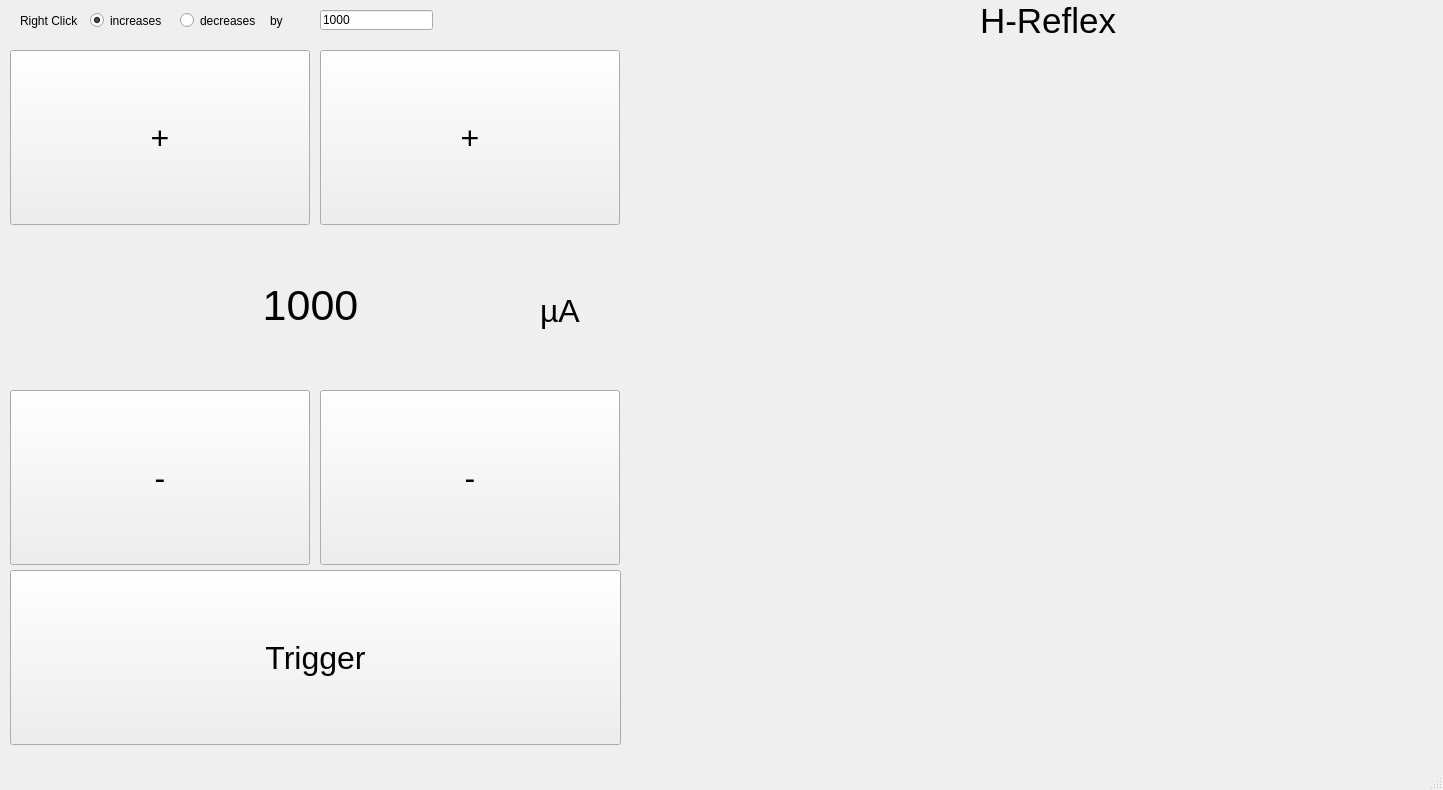
<?xml version="1.0" encoding="UTF-8"?>
<ui version="4.0">
 <class>MainWindow</class>
 <widget class="QMainWindow" name="MainWindow">
  <property name="geometry">
   <rect>
    <x>0</x>
    <y>0</y>
    <width>1443</width>
    <height>790</height>
   </rect>
  </property>
  <property name="windowTitle">
   <string>MainWindow</string>
  </property>
  <widget class="QWidget" name="centralwidget">
   <widget class="QPushButton" name="trigger">
    <property name="geometry">
     <rect>
      <x>10</x>
      <y>570</y>
      <width>611</width>
      <height>175</height>
     </rect>
    </property>
    <property name="font">
     <font>
      <pointsize>24</pointsize>
     </font>
    </property>
    <property name="text">
     <string>Trigger</string>
    </property>
   </widget>
   <widget class="QPushButton" name="intensity_minus_1000">
    <property name="geometry">
     <rect>
      <x>10</x>
      <y>390</y>
      <width>300</width>
      <height>175</height>
     </rect>
    </property>
    <property name="font">
     <font>
      <pointsize>24</pointsize>
     </font>
    </property>
    <property name="text">
     <string>-</string>
    </property>
   </widget>
   <widget class="QPushButton" name="intensity_plus_1000">
    <property name="geometry">
     <rect>
      <x>10</x>
      <y>50</y>
      <width>300</width>
      <height>175</height>
     </rect>
    </property>
    <property name="font">
     <font>
      <pointsize>24</pointsize>
     </font>
    </property>
    <property name="text">
     <string>+</string>
    </property>
   </widget>
   <widget class="QLabel" name="intensity_label">
    <property name="geometry">
     <rect>
      <x>10</x>
      <y>230</y>
      <width>601</width>
      <height>151</height>
     </rect>
    </property>
    <property name="font">
     <font>
      <pointsize>32</pointsize>
     </font>
    </property>
    <property name="text">
     <string>1000</string>
    </property>
    <property name="alignment">
     <set>Qt::AlignCenter</set>
    </property>
   </widget>
   <widget class="QLabel" name="unit_label">
    <property name="geometry">
     <rect>
      <x>540</x>
      <y>290</y>
      <width>51</width>
      <height>41</height>
     </rect>
    </property>
    <property name="font">
     <font>
      <pointsize>24</pointsize>
     </font>
    </property>
    <property name="text">
     <string>µA</string>
    </property>
   </widget>
   <widget class="QPushButton" name="intensity_minus_100">
    <property name="geometry">
     <rect>
      <x>320</x>
      <y>390</y>
      <width>300</width>
      <height>175</height>
     </rect>
    </property>
    <property name="font">
     <font>
      <pointsize>24</pointsize>
     </font>
    </property>
    <property name="text">
     <string>-</string>
    </property>
   </widget>
   <widget class="QPushButton" name="intensity_plus_100">
    <property name="geometry">
     <rect>
      <x>320</x>
      <y>50</y>
      <width>300</width>
      <height>175</height>
     </rect>
    </property>
    <property name="font">
     <font>
      <pointsize>24</pointsize>
     </font>
    </property>
    <property name="text">
     <string>+</string>
    </property>
   </widget>
   <widget class="QLabel" name="rc">
    <property name="geometry">
     <rect>
      <x>20</x>
      <y>10</y>
      <width>81</width>
      <height>21</height>
     </rect>
    </property>
    <property name="text">
     <string>Right Click </string>
    </property>
   </widget>
   <widget class="QRadioButton" name="rc_inc">
    <property name="geometry">
     <rect>
      <x>90</x>
      <y>12</y>
      <width>82</width>
      <height>17</height>
     </rect>
    </property>
    <property name="text">
     <string>increases</string>
    </property>
    <property name="checked">
     <bool>true</bool>
    </property>
    <attribute name="buttonGroup">
     <string notr="true">buttonGroup</string>
    </attribute>
   </widget>
   <widget class="QRadioButton" name="rc_dec">
    <property name="geometry">
     <rect>
      <x>180</x>
      <y>12</y>
      <width>82</width>
      <height>17</height>
     </rect>
    </property>
    <property name="text">
     <string>decreases</string>
    </property>
    <attribute name="buttonGroup">
     <string notr="true">buttonGroup</string>
    </attribute>
   </widget>
   <widget class="QLabel" name="by">
    <property name="geometry">
     <rect>
      <x>270</x>
      <y>10</y>
      <width>81</width>
      <height>21</height>
     </rect>
    </property>
    <property name="text">
     <string>by</string>
    </property>
   </widget>
   <widget class="QLineEdit" name="rc_amount">
    <property name="geometry">
     <rect>
      <x>320</x>
      <y>10</y>
      <width>113</width>
      <height>20</height>
     </rect>
    </property>
    <property name="text">
     <string>1000</string>
    </property>
   </widget>
   <widget class="MplWidget" name="MplWidget" native="true">
    <property name="geometry">
     <rect>
      <x>630</x>
      <y>50</y>
      <width>801</width>
      <height>701</height>
     </rect>
    </property>
   </widget>
   <widget class="QLabel" name="label">
    <property name="geometry">
     <rect>
      <x>980</x>
      <y>0</y>
      <width>141</width>
      <height>41</height>
     </rect>
    </property>
    <property name="font">
     <font>
      <pointsize>26</pointsize>
     </font>
    </property>
    <property name="text">
     <string>H-Reflex</string>
    </property>
   </widget>
  </widget>
  <widget class="QStatusBar" name="statusbar"/>
  <action name="actionIncrease">
   <property name="text">
    <string>Increase</string>
   </property>
  </action>
  <action name="actionDecrease">
   <property name="text">
    <string>Decrease</string>
   </property>
  </action>
  <action name="action20">
   <property name="text">
    <string>100</string>
   </property>
  </action>
 </widget>
 <customwidgets>
  <customwidget>
   <class>MplWidget</class>
   <extends>QWidget</extends>
   <header>mplwidget.h</header>
   <container>1</container>
  </customwidget>
 </customwidgets>
 <resources/>
 <connections/>
 <buttongroups>
  <buttongroup name="buttonGroup"/>
 </buttongroups>
</ui>
